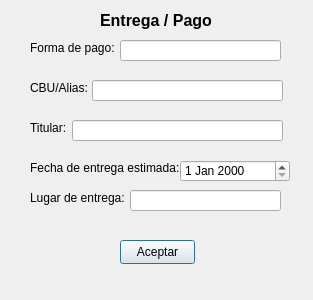
<?xml version="1.0" encoding="UTF-8"?>
<ui version="4.0">
 <class>ventanaAgregarEntregaPago</class>
 <widget class="QDialog" name="ventanaAgregarEntregaPago">
  <property name="geometry">
   <rect>
    <x>0</x>
    <y>0</y>
    <width>313</width>
    <height>300</height>
   </rect>
  </property>
  <property name="windowTitle">
   <string>Agregar Datos</string>
  </property>
  <widget class="QLabel" name="label">
   <property name="geometry">
    <rect>
     <x>30</x>
     <y>40</y>
     <width>91</width>
     <height>16</height>
    </rect>
   </property>
   <property name="text">
    <string>Forma de pago:</string>
   </property>
  </widget>
  <widget class="QLabel" name="label_2">
   <property name="geometry">
    <rect>
     <x>30</x>
     <y>80</y>
     <width>61</width>
     <height>16</height>
    </rect>
   </property>
   <property name="text">
    <string>CBU/Alias:</string>
   </property>
  </widget>
  <widget class="QLabel" name="label_3">
   <property name="geometry">
    <rect>
     <x>30</x>
     <y>120</y>
     <width>41</width>
     <height>16</height>
    </rect>
   </property>
   <property name="text">
    <string>Titular:</string>
   </property>
  </widget>
  <widget class="QLabel" name="label_4">
   <property name="geometry">
    <rect>
     <x>30</x>
     <y>160</y>
     <width>151</width>
     <height>16</height>
    </rect>
   </property>
   <property name="text">
    <string>Fecha de entrega estimada:</string>
   </property>
  </widget>
  <widget class="QLabel" name="label_5">
   <property name="geometry">
    <rect>
     <x>30</x>
     <y>190</y>
     <width>101</width>
     <height>16</height>
    </rect>
   </property>
   <property name="text">
    <string>Lugar de entrega:</string>
   </property>
  </widget>
  <widget class="QLabel" name="label_6">
   <property name="geometry">
    <rect>
     <x>100</x>
     <y>10</y>
     <width>111</width>
     <height>21</height>
    </rect>
   </property>
   <property name="font">
    <font>
     <pointsize>12</pointsize>
     <bold>true</bold>
    </font>
   </property>
   <property name="text">
    <string>Entrega / Pago</string>
   </property>
  </widget>
  <widget class="QLineEdit" name="txtFormaPago">
   <property name="geometry">
    <rect>
     <x>120</x>
     <y>40</y>
     <width>161</width>
     <height>21</height>
    </rect>
   </property>
  </widget>
  <widget class="QLineEdit" name="txtCbuAlias">
   <property name="geometry">
    <rect>
     <x>92</x>
     <y>80</y>
     <width>191</width>
     <height>21</height>
    </rect>
   </property>
  </widget>
  <widget class="QLineEdit" name="txtTitularPago">
   <property name="geometry">
    <rect>
     <x>72</x>
     <y>120</y>
     <width>211</width>
     <height>21</height>
    </rect>
   </property>
  </widget>
  <widget class="QDateEdit" name="dateEntregaEstimada">
   <property name="geometry">
    <rect>
     <x>180</x>
     <y>160</y>
     <width>110</width>
     <height>22</height>
    </rect>
   </property>
  </widget>
  <widget class="QLineEdit" name="txtLugarEntrega">
   <property name="geometry">
    <rect>
     <x>130</x>
     <y>190</y>
     <width>151</width>
     <height>21</height>
    </rect>
   </property>
  </widget>
  <widget class="QPushButton" name="btnAceptarEntregaPago">
   <property name="geometry">
    <rect>
     <x>120</x>
     <y>240</y>
     <width>75</width>
     <height>24</height>
    </rect>
   </property>
   <property name="text">
    <string>Aceptar</string>
   </property>
  </widget>
 </widget>
 <resources/>
 <connections/>
</ui>
